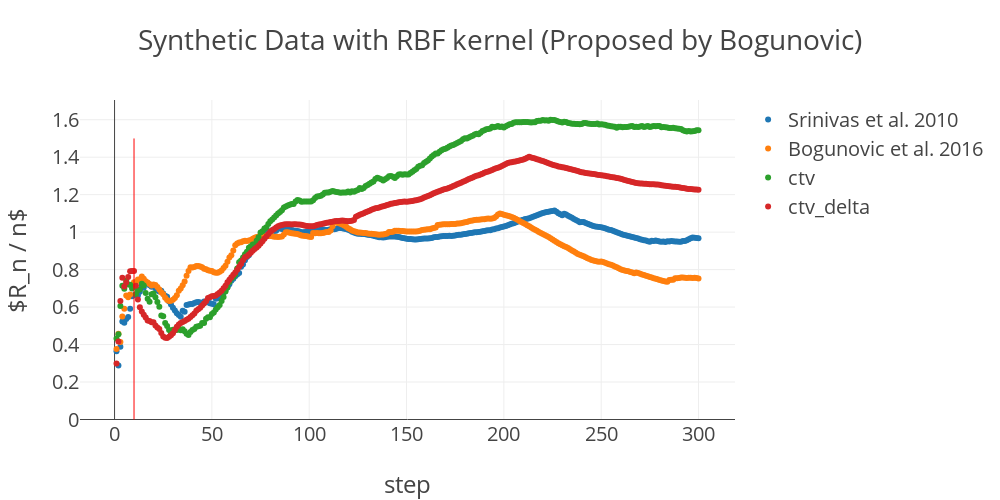

Source (notebook cell):
### Code cell
target_dir = './results/20190414/'
trial_values_normal = np.loadtxt(target_dir + 'syn_bogunovic_gp_normal.csv', delimiter=',')
trial_values_dtv = np.loadtxt(target_dir + 'syn_bogunovic_gp_dtv.csv', delimiter=',')
target_dir = './results/20190428/'
trial_values_ctv = - np.loadtxt(target_dir + 'syn_bogunovic_rbf_ctv.csv', delimiter=',')
trial_values_ctv_delta = - np.loadtxt(target_dir + 'syn_bogunovic_rbf_ctv_delta.csv', delimiter=',')

def calc_avg_cum_regrets(trial_values, best_values):
    cum_regret = 0.
    avg_cum_regrets = []
    for t, (best_value, trial_value) in enumerate(zip(best_values, trial_values)):
        cum_regret += best_value - trial_value
        avg_cum_regrets.append(cum_regret / (t + 1))
    return avg_cum_regrets

avg_cum_regrets_normal = calc_avg_cum_regrets(trial_values_normal, best_values)
avg_cum_regrets_dtv = calc_avg_cum_regrets(trial_values_dtv, best_values)
avg_cum_regrets_ctv= calc_avg_cum_regrets(trial_values_ctv, best_values)
avg_cum_regrets_ctv_delta = calc_avg_cum_regrets(trial_values_ctv_delta, best_values)

data = [
    go.Scatter(x=np.arange(len(avg_cum_regrets_normal)) + 1, y=avg_cum_regrets_normal, mode='markers', name='Srinivas et al. 2010'),
    go.Scatter(x=np.arange(len(avg_cum_regrets_dtv)) + 1, y=avg_cum_regrets_dtv, mode='markers', name='Bogunovic et al. 2016'),
    go.Scatter(x=np.arange(len(avg_cum_regrets_ctv)) + 1, y=avg_cum_regrets_ctv, mode='markers', name='ctv'),
    go.Scatter(x=np.arange(len(avg_cum_regrets_ctv_delta)) + 1, y=avg_cum_regrets_ctv_delta, mode='markers', name='ctv_delta'),
]
layout = layout_gen('Synthetic Data with RBF kernel (Proposed by Bogunovic)')
fig = go.Figure(data=data, layout=layout)
iplot(fig, filename='syn_bogunovic_rbf')

### Figure 1 — Plotly figure (JSON) as saved in the notebook; plotly's stock layout.template omitted (floating-point values rounded to 4 significant figures; data arrays with more than 128 entries replaced by an {"elided": "..."} marker saying what was removed)
{"data": [{"mode": "markers", "name": "Srinivas et al. 2010", "type": "scatter", "uid": "2871258d-ab98-4789-9852-739627c4f6c4", "x": {"elided": "300 int values"}, "y": {"elided": "300 float values"}}, {"mode": "markers", "name": "Bogunovic et al. 2016", "type": "scatter", "uid": "8ed7d749-d1f0-4f5c-98f4-41569339fa4d", "x": {"elided": "300 int values"}, "y": {"elided": "300 float values"}}, {"mode": "markers", "name": "ctv", "type": "scatter", "uid": "d55b3ad5-4198-48e6-ad8a-aa3718a6dbe6", "x": {"elided": "300 int values"}, "y": {"elided": "300 float values"}}, {"mode": "markers", "name": "ctv_delta", "type": "scatter", "uid": "171795bb-e1c1-414a-99ba-91c5674ab1ef", "x": {"elided": "300 int values"}, "y": {"elided": "300 float values"}}], "layout": {"autosize": false, "font": {"size": 20}, "height": 500, "shapes": [{"line": {"color": "red", "width": 1}, "type": "line", "x0": 10, "x1": 10, "y0": 0, "y1": 1.5}], "title": {"text": "Synthetic Data with RBF kernel (Proposed by Bogunovic)"}, "width": 1000, "xaxis": {"title": {"text": "step"}}, "yaxis": {"title": {"text": "$R_n / n$"}}}}
